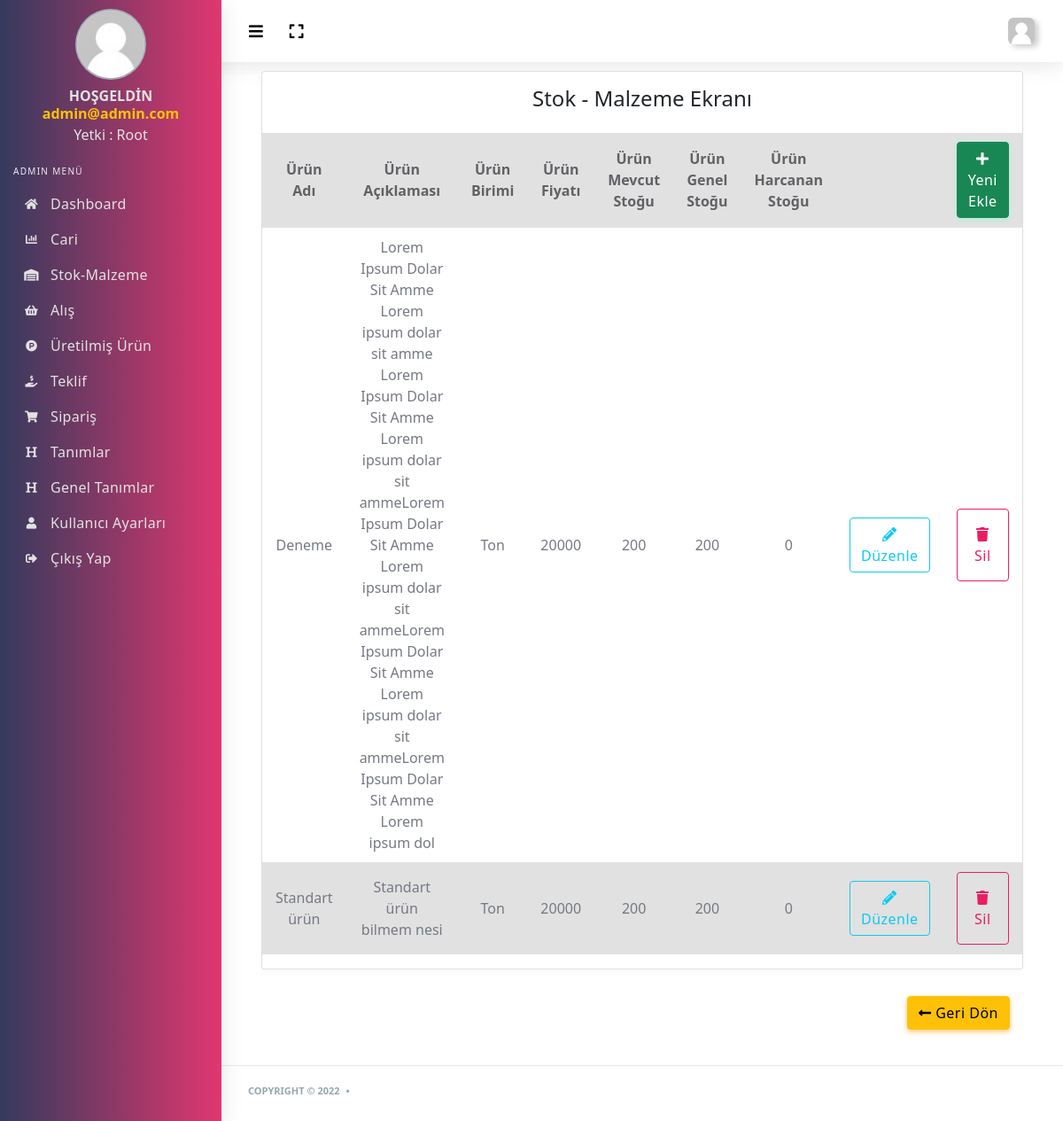
Screenshot of /admin/stok.php (signed in) with the database file from the repository.
### tables this page shows
CREATE TABLE `kullanici_tbl` (
  `kullanici_id` int(11) NOT NULL,
  `kullanici_foto` varchar(500) NOT NULL,
  `kullanici_ad` varchar(50) NOT NULL,
  `kullanici_sifre` varchar(50) NOT NULL,
  `kullanici_zaman` date NOT NULL,
  `kullanici_hakkinda` text NOT NULL,
  `kullanici_dogumyeri` varchar(50) NOT NULL,
  `kullanici_adsoyad` varchar(100) NOT NULL,
  `kullanici_yetki` int(2) NOT NULL,
  `kullanici_facebook` varchar(500) NOT NULL,
  `kullanici_twitter` varchar(500) NOT NULL,
  `kullanici_github` varchar(500) NOT NULL,
  `kullanici_instagram` varchar(500) NOT NULL,
  `kullanici_tel` varchar(50) NOT NULL
);

CREATE TABLE `stokmalzeme_tbl` (
  `id` int(11) NOT NULL,
  `urun_ad` varchar(255) NOT NULL,
  `urun_aciklama` varchar(255) NOT NULL,
  `urun_birim` varchar(255) NOT NULL,
  `urun_fiyat` varchar(255) NOT NULL,
  `urun_mevcutstok` int(11) NOT NULL,
  `urun_genelstok` int(11) NOT NULL,
  `urun_harcananstok` int(11) NOT NULL
);

### admin/stok.php (the view, shortened to what this page needs)
<?php include 'header.php' ?>
<?php include 'sidebar.php';
$stoksor=$db->prepare("SELECT * FROM stokmalzeme_tbl ORDER BY id ASC");
$stoksor->execute();
?>
<div class="main-content">
	<div class="col-12 col-md-12 col-lg-12">
		<div class="card">
			<h4 class="text-center p-3">Stok - Malzeme Ekranı</h4>
			<form action="../islem.php" method="POST">
				<table class="table table-striped table-md text-center">
					<tr>
						<th class="text-center">Ürün Adı</th>
						<th>Ürün Açıklaması</th>
						<th>Ürün Birimi</th>
						<th>Ürün Fiyatı</th>
						<th>Ürün Mevcut Stoğu</th>
						<th>Ürün Genel Stoğu</th>
						<th>Ürün Harcanan Stoğu<th>
						<th style="width: 15%;"><a href="stok-ekle.php" class="btn btn-success"><i class="fa fa-plus"></i> Yeni Ekle</a></th>
					</tr>
					<?php while ($stokcek=$stoksor->fetch(PDO::FETCH_ASSOC)) {
						?>
						<tr>
							<td class="text-center"><?=$stokcek['urun_ad']; ?></td>
							<td style="width:16%;"><?=$stokcek['urun_aciklama']; ?></td>
							<td style="width:16%;"><?=$stokcek['urun_birim']; ?></td>
							<td style="width:16%;"><?=$stokcek['urun_fiyat']; ?></td>
							<td style="width:16%;"><?=$stokcek['urun_mevcutstok']; ?></td>
							<td style="width:16%;"><?=$stokcek['urun_genelstok']; ?></td>
							<td style="width:16%;"><?=$stokcek['urun_harcananstok']; ?></td>
							<td><a href="stok-duzenle.php?id=<?=$stokcek['id'] ?>" class="btn btn-outline-info"><i class="fa fa-pencil-alt"></i> Düzenle</a></td>
							<td><a href="../islem.php?stoksil=ok&id=<?=$stokcek['id'] ?>" onclick="return confirm('Silmek istediğinize emin misiniz?')" class="btn btn-outline-primary p-3"><i class="fa fa-trash"></i> Sil</a></td>
						</tr>
					<?php } ?>
				</table>
			</div>
			<div class="col-md-12 text-right">
				<a class="btn btn-warning" href="index.php"><i class="fa fa-long-arrow-alt-left"></i> Geri Dön</a>
			</div>
	</div>
</div>
</div>
</div>
<?php include 'footer.php' ?>

### admin/header.php (shortened to what this page needs)
<?php
include '../baglan.php';
$kullanicisor =$db->prepare("SELECT * FROM kullanici_tbl WHERE kullanici_ad=:ad");
$kullanicisor->execute(array(
  'ad' => $_SESSION['kullanici_ad']
));
$kullanicicek=$kullanicisor->fetch(PDO::FETCH_ASSOC);
?>
<!DOCTYPE html>
<html lang="en">
<head>
  <link rel="stylesheet" href="assets/css/app.min.css">
  <link rel="stylesheet" href="assets/css/style.css">
  <link rel="stylesheet" href="assets/css/components.css">
  <link rel="stylesheet" href="assets/bundles/bootstrap-social/bootstrap-social.css">
  <link rel="stylesheet" href="assets/bundles/flag-icon-css/css/flag-icon.min.css">
  <link rel="stylesheet" href="assets/dropzone/dist/dropzone.css">
  <link rel="stylesheet" href="assets/dropzone/dist/basic.css">
  <link rel="stylesheet" href="assets/css/bootstrap.min.css">
</head>
<body>
  <div id="app">
    <div class="main-wrapper main-wrapper-1">
      <div class="navbar-bg"></div>
      <nav class="navbar navbar-expand-lg main-navbar">
        <div class="form-inline mr-auto">
          <ul class="navbar-nav mr-3">
            <li><a href="#" data-toggle="sidebar" class="nav-link nav-link-lg collapse-btn"><i
              class="fas fa-bars"></i></a></li>
              <li><a href="#" class="nav-link nav-link-lg fullscreen-btn">
                <i class="fas fa-expand"></i>
              </a>
            </li>
          </ul>
        </div>
        <ul class="navbar-nav navbar-right">
          <li class="dropdown"><a href="#" data-toggle="dropdown"
            class="nav-link dropdown-toggle nav-link-lg nav-link-user">
            <img alt="image" src="<?=$kullanicicek['kullanici_foto'] ?>" class="user-img-radious-style">
            <span class="d-sm-none d-lg-inline-block"></span></a>
          </li>
        </ul>
      </nav>

### admin/sidebar.php
<?php
$kullanicisor =$db->prepare("SELECT * FROM kullanici_tbl WHERE kullanici_ad=:ad");
$kullanicisor->execute(array(
  'ad' => $_SESSION['kullanici_ad']
));
$kullanicicek=$kullanicisor->fetch(PDO::FETCH_ASSOC);
?>
<div class="main-sidebar sidebar-style-2">
  <aside id="sidebar-wrapper">
    <ul class="sidebar-menu">
      <li class="dropdown active" style="display: block;">
        <div class="sidebar-profile">
          <div class="siderbar-profile-pic">
            <img src="<?php echo $kullanicicek['kullanici_foto'] ?>" class="profile-img-circle box-center" alt="User Image">
          </div>
          <div class="siderbar-profile-details">
            <div class="siderbar-profile-name">HOŞGELDİN</div>
            <div class="siderbar-profile-name text-warning"><?php echo $_SESSION['kullanici_ad'] ?> </div>
            <div class="sidebar-profile-position">
              <?php if ($kullanicicek['kullanici_yetki']==0) {
                echo "Yetki : Root";
              }elseif ($kullanicicek['kullanici_yetki']==1) {
                echo "Yetki: Yönetici";
              }else{echo "Yetki: Üye";}
              ?></div>
            </div>
          </div>
        </li>
        <li class="menu-header">Admin Menü</li>
        <li><a class="nav-link" href="index.php"><i class="fas fa-home"></i><span>Dashboard</span></a></li>
        <?php if($kullanicicek['kullanici_yetki']<=1) { ?>
          <li><a class="nav-link" href="cari.php"><i class="fas fa-chart-bar"></i><span>Cari</span></a></li>
          <li><a class="nav-link" href="stok.php"><i class="fas fa-warehouse"></i><span>Stok-Malzeme</span></a></li>
          <li><a class="nav-link" href="alis.php"><i class="fas fa-shopping-basket"></i><span>Alış</span></a></li>
          <li><a class="nav-link" href="urun.php"><i class="fab fa-product-hunt"></i><span>Üretilmiş Ürün</span></a></li>
          <li><a class="nav-link" href="teklif.php"><i class="fas fa-hand-holding-usd"></i><span>Teklif</span></a></li>
          <li><a class="nav-link" href="siparis.php"><i class="fas fa-shopping-cart"></i><span>Sipariş</span></a></li>
          <li><a class="nav-link" href="tanimlar.php"><i class="fas fa-heading"></i><span>Tanımlar</span></a></li>
          <li><a class="nav-link" href="geneltanimlar.php"><i class="fas fa-heading"></i><span>Genel Tanımlar</span></a></li>
          <?php if ($kullanicicek['kullanici_yetki']==0) { ?>
            <li><a class="nav-link" href="kullanicilar.php"><i class="fas fa-user"></i><span>Kullanıcı Ayarları</span></a></li>
          <?php } ?>
        <?php } ?>
        <li><a class="nav-link" href="logout.php"><i class="fas fa-sign-out-alt"></i><span>Çıkış Yap</span></a></li>
      </ul>
    </aside>
  </div>

### admin/assets/css/components.css (style rules this page uses)
.box-center { margin:0 auto }

### rows the page displays
kullanici_tbl: kullanici_foto (placeholder picture)
stokmalzeme_tbl: urun_ad "Deneme", urun_aciklama "Lorem Ipsum Dolar Sit Amme Lorem ipsum dolar sit amme Lorem Ipsum Dolar Sit Amme Lorem ipsum dolar sit ammeLorem Ipsum Dolar Sit Amme Lorem ipsum dolar sit ammeLorem Ipsum Dolar Sit Amme Lorem ipsum dolar sit ammeLorem Ipsum Dolar Sit Amme Lorem ipsum dol", urun_birim "Ton", urun_fiyat "20000", urun_mevcutstok "200", urun_genelstok "200", urun_harcananstok "0"
stokmalzeme_tbl: urun_ad "Standart ürün", urun_aciklama "Standart ürün bilmem nesi", urun_birim "Ton", urun_fiyat "20000", urun_mevcutstok "200", urun_genelstok "200", urun_harcananstok "0"

### other values shown
$_SESSION['kullanici_ad'] "admin@admin.com"
